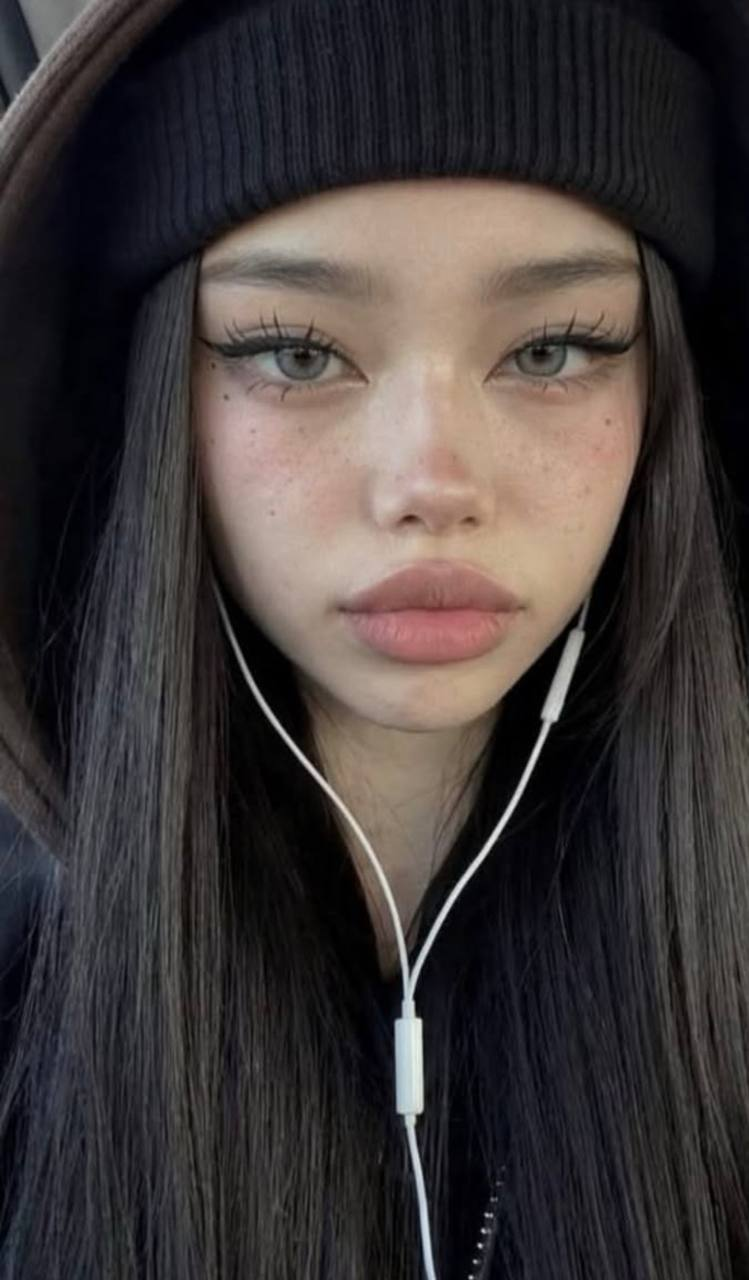
#> input picture код/inbox_0808/in03.jpg, 749 x 1280 px
$ python yabar.py inbox_0808/in03.jpg inbox_0808/in04.jpg
#> lines starting #> are read from the running program, lines starting #| are printed output that depends on the picture; pictures that were not available may be replaced by others from this repository, and a replacement may not be noted
"""
Анимированная строка поиска Яндекса поверх кадра: текст печатается сам.

ЗАЧЕМ ОТДЕЛЬНЫМ СКРИПТОМ, А НЕ ФИЛЬТРОМ FFMPEG. drawtext в ffmpeg криво ломает
кириллицу по строкам и не умеет курсор, а весь проект по этой причине рисует
текст в браузере. Но тянуть Chrome ради одной полоски дорого: у нас и так течёт
память от вкладок сборки. PIL рисует то же самое за секунды и без процессов.

ЧТО ПОЛУЧАЕТСЯ НА ВЫХОДЕ: mp4 нужной длины, где кадр поста стоит на месте, а
поверх него появляется строка поиска и в ней посимвольно набирается запрос.
Дальше этот mp4 подставляется в сборку рилса вместо картинки четвёртого кадра.

ЗАТЕМНЕНИЕ КРАЁВ обязательно: строка мелкая, кадр под ней пёстрый, и без
притемнения глаз её просто не находит. Затемняем не всю картинку, а низ,
градиентом, чтобы лицо сверху осталось нетронутым.
"""
import math
import os
import subprocess
import sys

from PIL import Image, ImageDraw, ImageFont

ЗАПРОС = os.environ.get('YABAR_TEXT', 'нейронка про шаблоны')
ПОДВОДКА = os.environ.get('YABAR_LEAD', 'делала себе тут, просто наберите в яндексе:')
ПОДПИСЬ = os.environ.get('YABAR_SUB', 'neironka.pro · первые генерации бесплатно')
FPS = int(os.environ.get('YABAR_FPS', '30'))
ДЛИНА = float(os.environ.get('YABAR_SECONDS', '5'))

# Тайминг набора. Пауза перед началом нужна, чтобы зритель успел увидеть кадр
# до того, как на нём что-то поедет: иначе строка воспринимается как помеха.
ПАУЗА_ДО = float(os.environ.get('YABAR_PAUSE', '0.30'))
НА_ЗНАК = float(os.environ.get('YABAR_PER_CHAR', '0.030'))

ШРИФТЫ = [
    '/System/Library/Fonts/Supplemental/Arial Bold.ttf',
    '/Library/Fonts/Arial Bold.ttf',
    '/System/Library/Fonts/HelveticaNeue.ttc',
]
ШРИФТЫ_ОБЫЧНЫЕ = [
    '/System/Library/Fonts/Supplemental/Arial.ttf',
    '/System/Library/Fonts/HelveticaNeue.ttc',
]


def шрифт(размер, жирный=True):
    for п in (ШРИФТЫ if жирный else ШРИФТЫ_ОБЫЧНЫЕ):
        try:
            return ImageFont.truetype(п, размер)
        except Exception:
            pass
    return ImageFont.load_default()


def затемнить_низ(кадр, откуда=0.55, сила=150):
    """Градиент от прозрачного к тёмному сверху вниз."""
    W, H = кадр.size
    слой = Image.new('L', (1, H), 0)
    пиксели = слой.load()
    старт = int(H * откуда)
    for y in range(H):
        if y < старт:
            пиксели[0, y] = 0
        else:
            доля = (y - старт) / max(1, H - старт)
            # Квадрат даёт мягкое начало и плотный низ: линейный градиент
            # виден полосой, а этот читается как естественная тень.
            пиксели[0, y] = int(сила * (доля ** 1.6))
    маска = слой.resize((W, H))
    тень = Image.new('RGB', (W, H), (0, 0, 0))
    return Image.composite(тень, кадр, маска.point(lambda v: v))


def нарисовать(кадр, набрано, курсор_виден, появление, мышь=None, клик=0.0, выдача=0.0):
    """Один кадр: строка поиска поверх фото."""
    W, H = кадр.size
    im = кадр.copy()
    if появление <= 0:
        return im

    # Затемнение включаем вместе со строкой и той же силой, чтобы они
    # появлялись как одно целое, а не двумя отдельными событиями.
    im = затемнить_низ(im, откуда=float(os.environ.get('YABAR_DIM_FROM','0.50')), сила=int(150 * появление))
    d = ImageDraw.Draw(im, 'RGBA')

    # ПОДЛОЖКА ПОД БЛОК, если на кадре под ней есть что перекрыть (например
    # старая вожжённая строка). Раньше это место замазывалось размытым куском
    # фона, и получалась мутная полоса: владелец справедливо назвал это
    # «замыленной строкой». Ровная тёмная подложка честнее: она читается как
    # часть оформления, а не как испорченная картинка.
    подложка = float(os.environ.get('YABAR_PANEL', '0'))
    if подложка > 0:
        верх = int(H * float(os.environ.get('YABAR_PANEL_TOP', '0.60')))
        низкрай = int(H * float(os.environ.get('YABAR_PANEL_BOTTOM', '0.76')))
        d.rectangle([0, верх, W, низкрай], fill=(12, 12, 14, int(255 * подложка * появление)))

    СТИЛЬ = os.environ.get('YABAR_STYLE', 'светлый')
    тёмная = СТИЛЬ == 'тёмный'
    фон_строки = (28, 30, 36) if тёмная else (255, 255, 255)
    цвет_текста = (236, 238, 242) if тёмная else (22, 24, 29)
    цвет_лупы = (138, 143, 152) if тёмная else (154, 160, 166)

    поля = int(W * 0.040)   # владелец 27.08: строку чуть длиннее
    низ = int(H * float(os.environ.get('YABAR_Y', '0.66')))
    высота = int(os.environ.get('YABAR_H', '112'))
    радиус = int(os.environ.get('YABAR_R', '56'))  # пилюля, как в свежем поиске, а не прямоугольник 2015 года
    a = int(255 * появление)

    ш_подводки = шрифт(30, жирный=False)
    b = d.textbbox((0, 0), ПОДВОДКА, font=ш_подводки)
    d.text((поля, низ - 52 - (b[3] - b[1])), ПОДВОДКА, font=ш_подводки, fill=(255, 255, 255, a))

    # Сама строка. Гаснет, когда приходит выдача: она займёт это же место.
    стр_видна = max(0.0, 1.0 - выдача * 1.6)
    кн_видна = max(0.0, 1.0 - выдача * 3.0)   # кнопка гаснет раньше: её текст лез сквозь сниппет
    aс = int(a * стр_видна)
    x2 = W - поля
    # Мягкая тень под строкой: без неё пилюля выглядит наклейкой поверх кадра.
    d.rounded_rectangle([поля + 3, низ + 6, x2 + 3, низ + высота + 6], radius=радиус, fill=(0, 0, 0, int(aс * 0.22)))
    d.rounded_rectangle([поля, низ, x2, низ + высота], radius=радиус, fill=фон_строки + (aс,))

    # Лупа: круг и палочка. Рисуем фигурами, а не эмодзи: эмодзи на разных
    # системах выглядит по-разному, а нам нужен один вид на всех машинах.
    цx, цy = поля + 42, низ + высота // 2
    d.ellipse([цx - 12, цy - 14, цx + 10, цy + 8], outline=цвет_лупы + (aс,), width=4)
    d.line([цx + 8, цy + 6, цx + 18, цy + 16], fill=цвет_лупы + (aс,), width=4)

    # Текст запроса
    ш_текста = шрифт(38)
    тx = поля + 76
    bb = d.textbbox((0, 0), набрано or 'н', font=ш_текста)
    тy = низ + (высота - (bb[3] - bb[1])) // 2 - bb[1]
    if набрано:
        d.text((тx, тy), набрано, font=ш_текста, fill=цвет_текста + (aс,))
        ширина = d.textbbox((0, 0), набрано, font=ш_текста)[2]
    else:
        ширина = 0

    if курсор_виден:
        кx = тx + ширина + 4
        d.rounded_rectangle([кx, низ + 27, кx + 4, низ + высота - 27], radius=2, fill=цвет_текста + (a,))

    # Правый край: кнопка «Найти» или кружок голосового помощника — смотря какой стиль
    if СТИЛЬ == 'алиса':
        цр = высота // 2 - 14
        ццx, ццy = x2 - цр - 22, низ + высота // 2
        d.ellipse([ццx - цр, ццy - цр, ццx + цр, ццy + цр], fill=(124, 77, 255, a))
        # три полоски эквалайзера внутри кружка
        for i, вы in enumerate((14, 22, 14)):
            xx = ццx - 10 + i * 10
            d.rounded_rectangle([xx - 3, ццy - вы // 2, xx + 3, ццy + вы // 2], radius=3,
                                fill=(255, 255, 255, a))
    else:
        ш_кнопки = шрифт(30)
        подпись = 'Найти'
        шп = d.textbbox((0, 0), подпись, font=ш_кнопки)[2]
        кш = шп + 72
        отступ = 9
        d.rounded_rectangle([x2 - кш, низ + отступ, x2 - отступ, низ + высота - отступ],
                            radius=радиус, fill=(252, 63, 29, int(a * кн_видна)))
        d.text((x2 - кш + 30, низ + (высота - 30) // 2 - 4), подпись, font=ш_кнопки,
               fill=(255, 255, 255, int(a * кн_видна)))
    # ═══ ВЫДАЧА ПОСЛЕ КЛИКА ═════════════════════════════════════════════════════════════════
    # Сниппет собран по настоящей выдаче Яндекса: иконка сайта, фиолетовый заголовок
    # посещённой ссылки, зелёный домен, серое описание в две строки.
    if выдача > 0:
        ав = int(255 * min(1.0, выдача))
        сдвиг = int(28 * (1 - min(1.0, выдача)))   # выезжает снизу вверх
        вy = низ + сдвиг
        ввысота = 250
        d.rounded_rectangle([поля - 10, вy - 18, x2 + 10, вy + ввысота], radius=28,
                            fill=(255, 255, 255, int(ав * 0.97)))
        # иконка сайта: тёмный кружок с треугольником, как favicon в выдаче
        иx, иy = поля + 22, вy + 22
        d.ellipse([иx - 18, иy - 18, иx + 18, иy + 18], fill=(24, 26, 32, ав))
        d.polygon([(иx, иy - 9), (иx + 9, иy + 7), (иx - 9, иy + 7)], fill=(255, 255, 255, ав))
        ш_заг = шрифт(34)
        d.text((поля + 56, вy + 2), 'Все нейросети онлайн на русском', font=ш_заг,
               fill=(112, 63, 168, ав))
        d.text((поля + 56, вy + 44), 'в одном окне — Нейронка', font=ш_заг, fill=(112, 63, 168, ав))
        d.text((поля + 56, вy + 92), 'neironka.pro', font=шрифт(27), fill=(30, 130, 60, ав))
        ш_оп = шрифт(26, жирный=False)
        d.text((поля + 12, вy + 134), 'GPT-5.5, Claude Opus, Veo, Nano Banana Pro,',
               font=ш_оп, fill=(52, 56, 64, ав))
        d.text((поля + 12, вy + 168), 'Midjourney и ещё 60+ нейросетей для текста,',
               font=ш_оп, fill=(52, 56, 64, ав))
        d.text((поля + 12, вy + 202), 'картинок, видео и озвучки — без VPN.',
               font=ш_оп, fill=(52, 56, 64, ав))

    # ═══ КУРСОР МЫШИ ════════════════════════════════════════════════════════════════════════
    # Обычная белая стрелка с тёмной обводкой, как системный курсор. В момент клика
    # уменьшается — так глаз читает нажатие без всякой подписи.
    if мышь is not None and выдача < 0.35:
        мx, мy = мышь
        м = 1.0 - 0.18 * клик
        L = 34 * м
        точки = [(мx, мy), (мx, мy + L), (мx + L * 0.28, мy + L * 0.74),
                 (мx + L * 0.46, мy + L * 1.02), (мx + L * 0.60, мy + L * 0.94),
                 (мx + L * 0.42, мy + L * 0.66), (мx + L * 0.72, мy + L * 0.62)]
        aм = int(a * max(0.0, 1.0 - выдача * 2.4))
        d.polygon(точки, fill=(255, 255, 255, aм), outline=(20, 20, 24, aм))
        if клик > 0:
            # круг-волна от нажатия
            р = int(26 * клик)
            d.ellipse([мx - р, мy - р, мx + р, мy + р],
                      outline=(255, 255, 255, int(aм * (1 - клик) * 0.8)), width=3)

    # Подпись домена под строкой: делает кадр похожим на реальную выдачу, а не на макет.
    if os.environ.get('YABAR_DOMAIN', '1') != '0' and выдача <= 0:
        ш_дом = шрифт(26, жирный=False)
        if СТИЛЬ == 'подсказка':
            # Первая строка автодополнения: так кадр читается не как надпись поверх фото,
            # а как настоящий момент, когда поиск уже предложил нужный сайт.
            пв = 74
            пy = низ + высота + 12
            d.rounded_rectangle([поля, пy, x2, пy + пв], radius=26,
                                fill=(28, 30, 36, int(a * 0.94)) if тёмная else (255, 255, 255, int(a * 0.96)))
            # квадратик фавикона
            фx, фy = поля + 26, пy + пв // 2
            d.rounded_rectangle([фx - 16, фy - 16, фx + 16, фy + 16], radius=8, fill=(252, 63, 29, a))
            d.text((фx - 9, фy - 15), 'н', font=шрифт(24), fill=(255, 255, 255, a))
            d.text((поля + 66, пy + 22), ПОДПИСЬ, font=ш_дом,
                   fill=(236, 238, 242, a) if тёмная else (22, 24, 29, a))
        else:
            d.text((поля + 8, низ + высота + 16), ПОДПИСЬ,
                   font=ш_дом, fill=(228, 230, 235, int(a * 0.9)))

    return im


def main():
    исходник, выход = sys.argv[1], sys.argv[2]
    кадр = Image.open(исходник).convert('RGB')
#> кадр is the input picture: PIL image 749x1280 RGB; mean R, G, B 63.1, 56.7, 56.3
    всего = int(ДЛИНА * FPS)
    папка = os.environ.get('YABAR_TMP', '/tmp/yabar')
    os.makedirs(папка, exist_ok=True)
    for f in os.listdir(папка):
        os.remove(os.path.join(папка, f))

    for i in range(всего):
        t = i / FPS
        # Появление: полсекунды. Быстрее читается как мигание, медленнее тормозит.
        появление = min(1.0, max(0.0, (t - ПАУЗА_ДО + 0.5) / 0.5)) if t >= ПАУЗА_ДО - 0.5 else 0.0
        знаков = 0 if t < ПАУЗА_ДО else min(len(ЗАПРОС), int((t - ПАУЗА_ДО) / НА_ЗНАК))
        # Курсор мигает раз в полсекунды и гаснет, когда набор кончен и прошла секунда.
        конец_набора = ПАУЗА_ДО + len(ЗАПРОС) * НА_ЗНАК
        курсор = (t < конец_набора + 0.3) and (math.floor(t * 2) % 2 == 0 or знаков < len(ЗАПРОС))

        # МЫШЬ ЕДЕТ К КНОПКЕ, КЛИКАЕТ, ПОЯВЛЯЕТСЯ ВЫДАЧА (владелец 29.08).
        ЕДЕТ, НАЖИМ = 0.80, 0.20
        старт_мыши = конец_набора + 0.35
        Ш, В = кадр.size
        поля_ = int(Ш * 0.040)
        низ_ = int(В * float(os.environ.get('YABAR_Y', '0.66')))
        выс_ = int(os.environ.get('YABAR_H', '112'))
        цель = (Ш - поля_ - 96, низ_ + выс_ // 2 - 10)      # середина кнопки «Найти»
        откуда = (int(Ш * 0.30), низ_ + выс_ + 190)          # выезжает снизу слева
        мышь = клик = выдача = None
        if t >= старт_мыши:
            ход = min(1.0, (t - старт_мыши) / ЕДЕТ)
            плавно = ход * ход * (3 - 2 * ход)               # мягкий разгон и торможение
            мышь = (int(откуда[0] + (цель[0] - откуда[0]) * плавно),
                    int(откуда[1] + (цель[1] - откуда[1]) * плавно))
            тк = t - (старт_мыши + ЕДЕТ)
            клик = max(0.0, 1.0 - тк / НАЖИМ) if 0 <= тк <= НАЖИМ else 0.0
            после_клика = t - (старт_мыши + ЕДЕТ + НАЖИМ)
            выдача = min(1.0, max(0.0, после_клика / 0.35))
        нарисовать(кадр, ЗАПРОС[:знаков], курсор, появление,
                   мышь=мышь, клик=(клик or 0.0), выдача=(выдача or 0.0)).save(
            os.path.join(папка, f'{i:05d}.jpg'), quality=92)
#> this loop made 150 passes
#> (bb in нарисовать, тy in нарисовать, ширина in нарисовать, кx in нарисовать) on passes 11 to 18: ((0, 15, 25, 36), 874, 25, 134), ((0, 14, 48, 36), 875, 48, 157), ((0, 7, 73, 36), 878, 73, 182), ((0, 7, 97, 44), 874, 97, 206), ((0, 7, 120, 44), 874, 120, 229), ((0, 7, 145, 44), 874, 145, 254), ((0, 7, 168, 44), 874, 168, 277), ((0, 7, 191, 44), 874, 191, 300)
#> pass 1, in затемнить_низ, `маска = слой.resize((W, H))`:
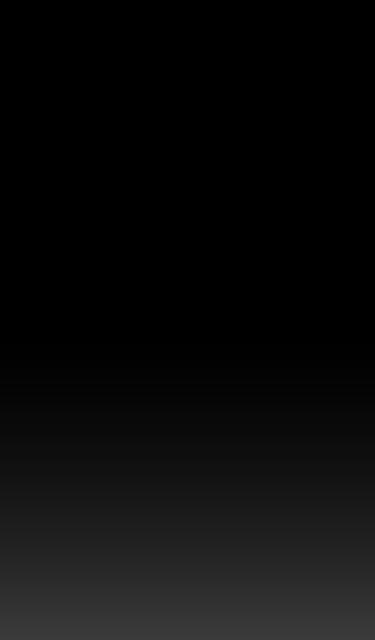
#> маска: PIL image 749x1280 L (shown at 1/2 size); min 0, max 59, mean 11.3
#> pass 1, in main, `нарисовать(кадр, ЗАПРОС[:знаков], курсор, появление, мышь=мышь, клик=(..`:
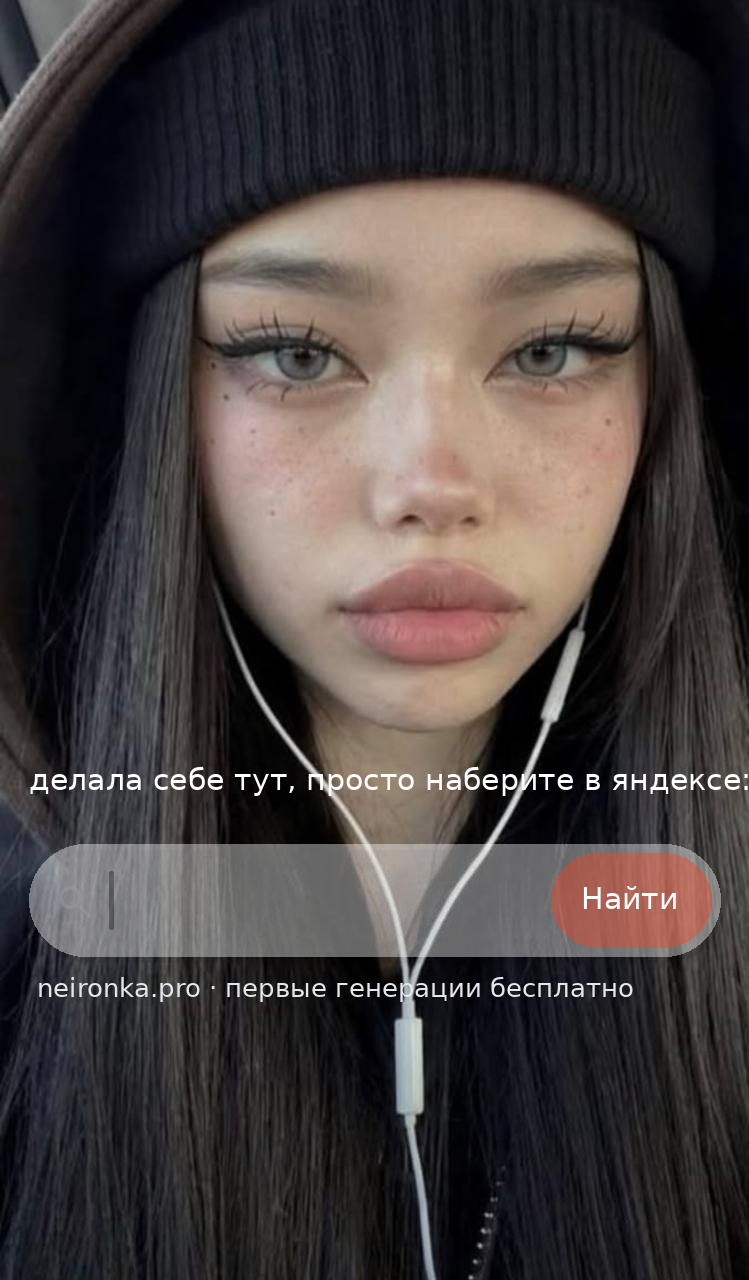
#> saved as 00000.jpg: PIL image 749x1280 RGB; mean R, G, B 70.2, 63, 62.2

    subprocess.run([
        'ffmpeg', '-y', '-loglevel', 'error',
        '-framerate', str(FPS), '-i', os.path.join(папка, '%05d.jpg'),
        '-c:v', 'libx264', '-preset', 'medium', '-crf', '20',
        '-pix_fmt', 'yuv420p', выход,
    ], check=True)
#> (this line was passed over: subprocess is not available in this run)

    # ЗВУК КЛАВИАТУРЫ, СИНХРОННЫЙ С НАБОРОМ.
    #
    # Готовый луп «клацанья» сюда не годится: он играет в своём ритме, а буквы
    # появляются в своём, и рассинхрон между звуком и картинкой слышно сразу.
    # Поэтому клик синтезируется на КАЖДЫЙ знак и ставится ровно в тот момент,
    # когда знак появился.
    #
    # Сам клик это очень короткий шум, зажатый полосовым фильтром и резкой
    # огибающей: так звучит касание стекла, а не механическая клавиша. Высоту
    # чуть меняем от знака к знаку, иначе одинаковые щелчки читаются как
    # металлический тик и выдают синтез.
    if os.environ.get('YABAR_CLICKS', '1') != '0':
        звук = os.path.splitext(выход)[0] + '-клики.wav'
        входы, фильтры, метки = [], [], []
        for i in range(len(ЗАПРОС)):
            t = ПАУЗА_ДО + i * НА_ЗНАК
            if t >= ДЛИНА:
                break
            мс = int(t * 1000)
            частота = 2100 + (i * 137) % 900
            входы += ['-f', 'lavfi', '-t', '0.06', '-i', 'anoisesrc=c=white:a=0.55:r=44100']
            фильтры.append(
                f'[{i}:a]bandpass=f={частота}:width_type=h:w=900,'
                f'afade=t=in:st=0:d=0.004,afade=t=out:st=0.012:d=0.045,'
                f'volume=-9dB,adelay={мс}|{мс},'
                f'aformat=sample_fmts=fltp:sample_rates=44100:channel_layouts=stereo[c{i}]'
            )
            метки.append(f'[c{i}]')

        # ЩЕЛЧОК МЫШИ В МОМЕНТ НАЖАТИЯ НА «НАЙТИ» (29.08, приказ владельца).
        #
        # ПОЧЕМУ ОН ЗВУЧИТ ИНАЧЕ, ЧЕМ КЛАВИАТУРА. Клавиша по стеклу — это шипящий верх, а кнопка
        # мыши это короткий сухой щелчок с телом внизу: пластик, а не стекло. Поэтому полоса ниже
        # (900 Гц против двух тысяч), затухание вдвое короче, и щелчков ДВА — нажатие и отпускание
        # через 70 мс, как у настоящей кнопки. Один щелчок ухо читает как «тик» и не верит.
        #
        # ВРЕМЯ БЕРЁМ ИЗ ТОЙ ЖЕ ФОРМУЛЫ, ЧТО И КАРТИНКА (старт_мыши + ЕДЕТ): считать его отдельно
        # значит завести второй источник правды, и первая же правка анимации разведёт звук с
        # нажатием. Момент клика виден глазом — рассинхрон в полкадра слышно.
        _конец_набора = ПАУЗА_ДО + len(ЗАПРОС) * НА_ЗНАК
        _клик_мыши = _конец_набора + 0.35 + 0.80          # старт_мыши + ЕДЕТ
        for j, (сдвиг, громкость, длит) in enumerate([(0.0, -4, 0.05), (0.070, -9, 0.04)]):
            t = _клик_мыши + сдвиг
            if t >= ДЛИНА:
                break
            # Номер входа = сколько их уже добавлено. У каждого ШЕСТЬ аргументов
            # ('-f','lavfi','-t','<длина>','-i','<источник>'), а не четыре: на этой арифметике
            # клик мыши получал номера 30 и 31 вместо 20 и 21, и ffmpeg падал на несуществующем
            # входе — то есть звука не было вовсе, причём молча для вызывающего.
            n = len(входы) // 6
            мс = int(t * 1000)
            входы += ['-f', 'lavfi', '-t', '0.05', '-i', 'anoisesrc=c=white:a=0.7:r=44100']
            фильтры.append(
                f'[{n}:a]bandpass=f=900:width_type=h:w=700,'
                f'afade=t=in:st=0:d=0.002,afade=t=out:st=0.006:d={длит},'
                f'volume={громкость}dB,adelay={мс}|{мс},'
                f'aformat=sample_fmts=fltp:sample_rates=44100:channel_layouts=stereo[m{j}]'
            )
            метки.append(f'[m{j}]')

        if метки:
            фильтры.append(
                ''.join(метки)
                + f'amix=inputs={len(метки)}:duration=longest:normalize=0,'
                + f'apad,atrim=0:{ДЛИНА},asetpts=N/SR/TB[out]'
            )
            subprocess.run(
                ['ffmpeg', '-y', '-loglevel', 'error'] + входы
                + ['-filter_complex', ';'.join(фильтры), '-map', '[out]', звук],
                check=True,
            )
#> (this line was passed over: subprocess is not available in this run)
            print(f'клики: {звук}, {len(метки)} штук')
#| клики: inbox_0808/in04-клики.wav, 22 штук

    print(f'готово: {выход}, {всего} кадров, {ДЛИНА} сек')


if __name__ == '__main__':
    main()

$ run again, on код/inbox_0808/in04.jpg
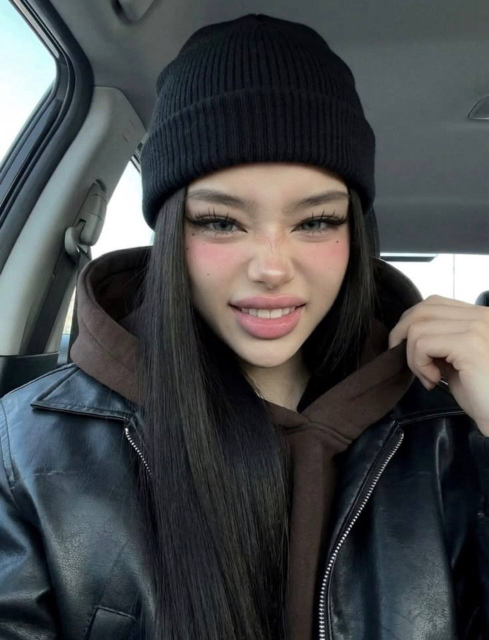
#> input picture код/inbox_0808/in04.jpg, 978 x 1280 px (shown at 1/2 size)
#> in main, кадр is the input picture: PIL image 978x1280 RGB; mean R, G, B 68.5, 70.8, 72.6
#> the loop in main, `for i in range(всего):` made 150 passes
#> (bb in нарисовать, тy in нарисовать, ширина in нарисовать, кx in нарисовать) on passes 11 to 18: ((0, 15, 25, 36), 874, 25, 144), ((0, 14, 48, 36), 875, 48, 167), ((0, 7, 73, 36), 878, 73, 192), ((0, 7, 97, 44), 874, 97, 216), ((0, 7, 120, 44), 874, 120, 239), ((0, 7, 145, 44), 874, 145, 264), ((0, 7, 168, 44), 874, 168, 287), ((0, 7, 191, 44), 874, 191, 310)
#> pass 1, in main, `нарисовать(кадр, ЗАПРОС[:знаков], курсор, появление, мышь=мышь, клик=(..`:
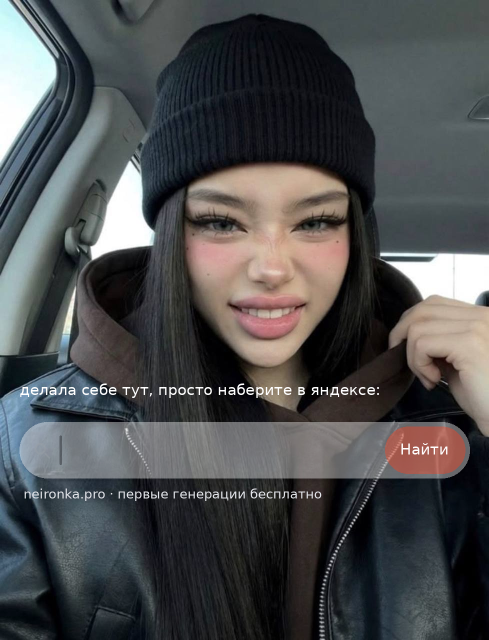
#> saved as 00000.jpg: PIL image 978x1280 RGB (shown at 1/2 size); mean R, G, B 75.4, 76.5, 77.7
#| клики: inbox_0808/in04-клики.wav, 22 штук
